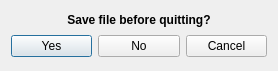
<?xml version="1.0" encoding="UTF-8"?>
<ui version="4.0">
 <class>ExitWithoutSavingDialog</class>
 <widget class="QDialog" name="ExitWithoutSavingDialog">
  <property name="geometry">
   <rect>
    <x>0</x>
    <y>0</y>
    <width>278</width>
    <height>71</height>
   </rect>
  </property>
  <property name="windowTitle">
   <string>Dialog</string>
  </property>
  <widget class="QWidget" name="">
   <property name="geometry">
    <rect>
     <x>11</x>
     <y>11</y>
     <width>256</width>
     <height>46</height>
    </rect>
   </property>
   <layout class="QVBoxLayout" name="verticalLayout">
    <item>
     <widget class="QLabel" name="label">
      <property name="font">
       <font>
        <weight>75</weight>
        <italic>false</italic>
        <bold>true</bold>
       </font>
      </property>
      <property name="text">
       <string>Save file before quitting?</string>
      </property>
      <property name="alignment">
       <set>Qt::AlignCenter</set>
      </property>
     </widget>
    </item>
    <item>
     <layout class="QHBoxLayout" name="horizontalLayout">
      <item>
       <widget class="QPushButton" name="yesButton">
        <property name="text">
         <string>Yes</string>
        </property>
       </widget>
      </item>
      <item>
       <widget class="QPushButton" name="noButton">
        <property name="text">
         <string>No</string>
        </property>
       </widget>
      </item>
      <item>
       <widget class="QPushButton" name="cancelButton">
        <property name="text">
         <string>Cancel</string>
        </property>
       </widget>
      </item>
     </layout>
    </item>
   </layout>
  </widget>
 </widget>
 <resources/>
 <connections/>
</ui>
